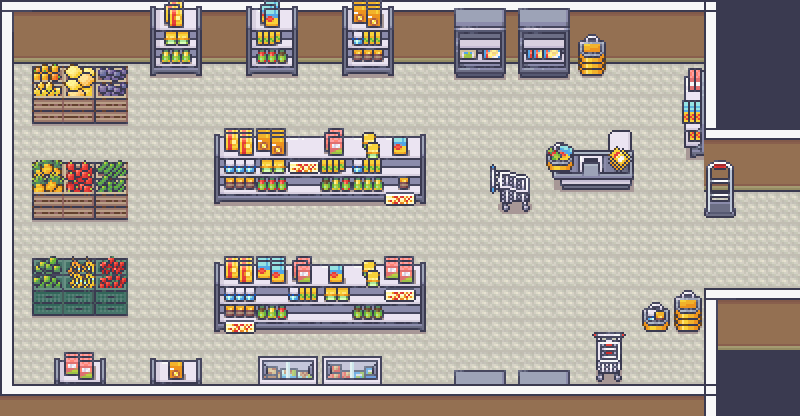

This game map was drawn from its Tiled (.tmx) file and the tilesets committed beside it. A one-line description and the trimmed map source follow:
An orthogonal 25x13 tile map with 32x32 px tiles, 8 tile layers (space, floor, borders, basket, ...), 3 tilesets and 1 object (next).

<map version="1.10" tiledversion="1.10.2" orientation="orthogonal" renderorder="right-down" width="25" height="13" tilewidth="32" tileheight="32" infinite="0" nextlayerid="34" nextobjectid="4">
 <editorsettings>
  <export target="level2.tmj" format="json" />
 </editorsettings>
 <tileset firstgid="1" name="16_Grocery_store_32x32" tilewidth="32" tileheight="32" tilecount="1248" columns="16">
  <image source="buildings/16_Grocery_store_32x32.png" width="512" height="2496" />
 </tileset>
 <tileset firstgid="1249" name="trimsanddoors" tilewidth="32" tileheight="32" tilecount="750" columns="15">
  <image source="wallnfloor/trimsanddoors.png" width="480" height="1600" />
 </tileset>
 <tileset firstgid="1999" name="Room_Builder_32x32" tilewidth="32" tileheight="32" tilecount="8284" columns="76">
  <image source="wallnfloor/Room_Builder_32x32.png" width="2432" height="3488" />
 </tileset>
 <layer id="32" name="space" width="25" height="13">
  <data>[325 cells, 325 non-empty, 2 distinct tile ids]</data>
 </layer>
 <objectgroup id="33" name="ObjectLayer">
  <object id="2" name="next" x="750.837" y="243.383">
   <point />
  </object>
 </objectgroup>
 <layer id="9" name="floor" width="25" height="13">
  <data>[325 cells, 307 non-empty, 5 distinct tile ids]</data>
 </layer>
 <layer id="13" name="borders" width="25" height="13">
  <data>[325 cells, 150 non-empty, 25 distinct tile ids]</data>
 </layer>
 <layer id="24" name="basket" width="25" height="13">
  <data>[325 cells, 19 non-empty, 15 distinct tile ids]</data>
 </layer>
 <layer id="28" name="bottom" width="25" height="13">
  <data>[325 cells, 56 non-empty, 39 distinct tile ids]</data>
 </layer>
 <layer id="29" name="top" width="25" height="13">
  <data>[325 cells, 26 non-empty, 22 distinct tile ids]</data>
 </layer>
 <layer id="25" name="fridge" width="25" height="13">
  <data>[325 cells, 16 non-empty, 8 distinct tile ids]</data>
 </layer>
 <layer id="22" name="thingsin" width="25" height="13">
  <data>[325 cells, 4 non-empty, 4 distinct tile ids]</data>
 </layer>
</map>
